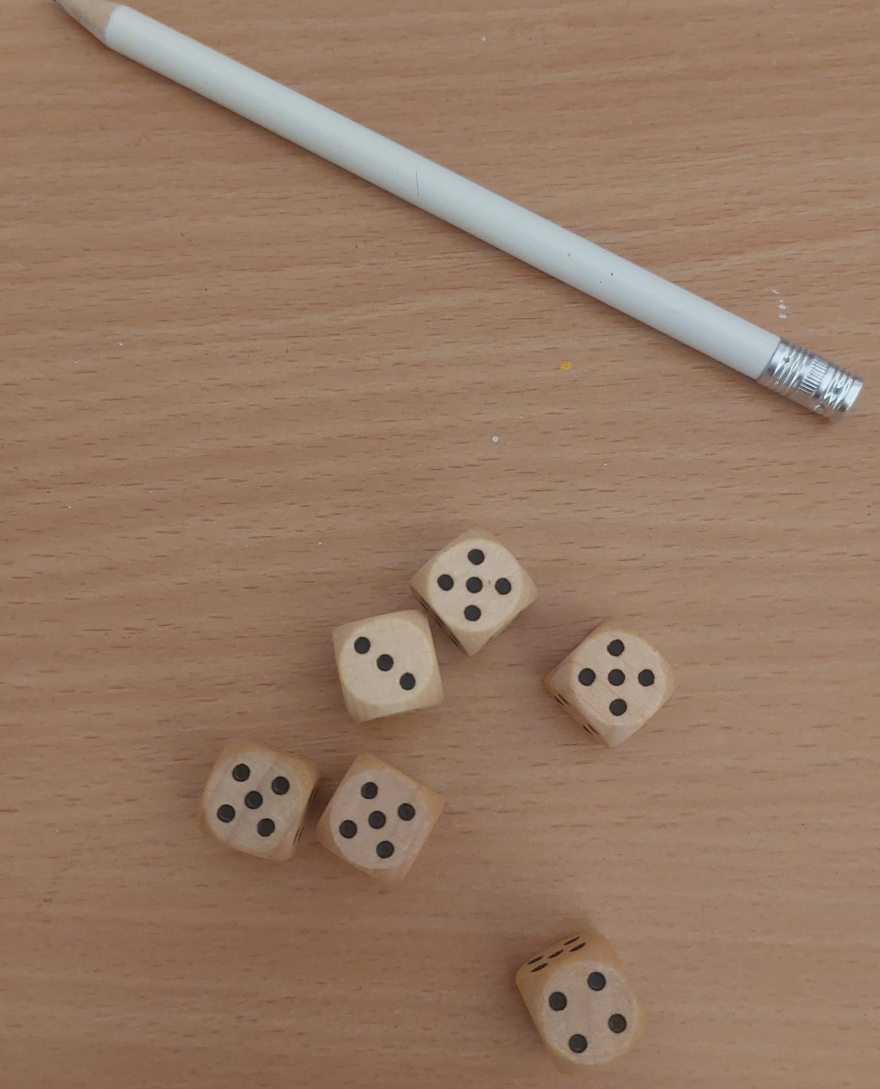
#> input picture project_dice_counter/dataset/test_dataset/d16_3_4_5_5_5_5.jpg, 2640 x 3267 px (shown at 1/3 size)
$ python Canny.py
#> lines starting #> are read from the running program, lines starting #| are printed output that depends on the picture; after the words box and inside, x2 and y2 are one past the last pixel; in counts of white or black regions, pixels touching at a corner belong together
### project_dice_counter/Image_loader.py
import os
import cv2
import numpy as np
import matplotlib
from matplotlib import pyplot as plt
matplotlib.use('TkAgg')

class ImageLoader():
    def __init__(self):
        self.val_dir = "./dataset/validation_dataset/"
        self.val_images = self.list_files(self.val_dir)

        self.test_dir = "./dataset/test_dataset/"
        self.test_images = self.list_files(self.test_dir)

    def list_files(self, directory):
        files = []
        for filename in os.listdir(directory):
            if os.path.isfile(os.path.join(directory, filename)):
                files.append(directory + filename)
        return files

    # [14 lines left out: functions show, show_gray, not called in this run]

    def is_grayscale(self, img):
        return len(img.shape) == 2

    # [9 lines left out: function extract_dice_rolls_from_filename, not called in this run]

### project_dice_counter/Canny.py
import cv2
import numpy as np
import matplotlib
from matplotlib import pyplot as plt

from Image_loader import ImageLoader

#todo upravit to na zaklade canny a potom spravit segmentaciu

class Canny:
    def __init__(self, img_path,):
        self.image_loader = ImageLoader()
        self.img_path = img_path

    def resize_image(self, image, width=800):
        height, original_width = image.shape[:2]
        aspect_ratio = height / original_width
        new_height = int(width * aspect_ratio)
        resized_image = cv2.resize(image, (width, new_height))
        return resized_image


    def count_dots(self, processed_image):
        """
        Counts the dots based on connected components or contours.
        :param processed_image: Preprocessed binary image
        :return: List of dot counts for each die
        """
        # Find contours in the processed image
        contours, _ = cv2.findContours(processed_image, cv2.RETR_EXTERNAL, cv2.CHAIN_APPROX_SIMPLE)

        # Filter contours based on size to remove noise
        filtered_contours = [cnt for cnt in contours if 10 < cv2.contourArea(cnt) < 500]
        #print(f"Found {len(filtered_contours)} dots.")

        debug_image = cv2.cvtColor(processed_image, cv2.COLOR_GRAY2BGR)
        cv2.drawContours(debug_image, filtered_contours, -1, (0, 255, 0), 2)
        cv2.imshow("Detected Dots", debug_image)
        cv2.waitKey()


        return len(filtered_contours)

    def find_dice_with_canny(self):
        """
        Detect dice using Canny edge detection and contour analysis.
        :return: List of cropped dice sides.
        """
        # Load and resize the image
        img = cv2.imread(self.img_path)
        img = self.resize_image(img)
        gray = cv2.cvtColor(img, cv2.COLOR_BGR2GRAY)

        # Apply Gaussian blur to reduce noise
        blurred = cv2.GaussianBlur(gray, (7, 7), 0)

        # Apply Canny edge detection
        edges = cv2.Canny(blurred, threshold1=40, threshold2=100)

        # Close gaps in edges with morphological operations
        kernel = cv2.getStructuringElement(cv2.MORPH_ELLIPSE, (7,7))
        closed_edges = cv2.morphologyEx(edges, cv2.MORPH_CLOSE, kernel)

        # Detect contours
        contours, _ = cv2.findContours(closed_edges, cv2.RETR_EXTERNAL, cv2.CHAIN_APPROX_SIMPLE)

        dice_pips = []
        debug_img = img.copy()

        for contour in contours:
            # Compute area and perimeter
            area = cv2.contourArea(contour)
            perimeter = cv2.arcLength(contour, True)

            if perimeter > 0:
                circularity = 4 * np.pi * (area / (perimeter ** 2))
            else:
                circularity = 0

            # Filter for circular shapes
            if 10 < area < 500 and 0.6 < circularity < 1.3:
                # Mark as a dice pip
                dice_pips.append(contour)
                cv2.drawContours(debug_img, [contour], -1, (0, 255, 0), 2)

        # Show debug images
        cv2.imshow("edges",edges )
        cv2.imshow("Closed Edges", closed_edges)
        cv2.imshow("Detected Dice Pips", debug_img)
        cv2.waitKey(0)
        centroids = self.find_centroids(dice_pips)

        # Step 2: Group centroids by proximity
        groups = self.group_dots_by_proximity(centroids)

        cv2.destroyAllWindows()
        return groups

    def find_centroids(self, contours):
        """
        Calculate centroids of the detected contours.
        :param contours: List of contours (dots).
        :return: List of centroids (x, y).
        """
        centroids = []
        for contour in contours:
            M = cv2.moments(contour)
            if M["m00"] != 0:
                cX = int(M["m10"] / M["m00"])
                cY = int(M["m01"] / M["m00"])
                centroids.append((cX, cY))
        return centroids

    def group_dots_by_proximity(self, centroids, distance_threshold=70):
        """
        Groups dots based on their proximity and validates the group size.
        :param centroids: List of centroids (x, y) of detected dots.
        :param distance_threshold: Maximum distance between dots to consider them part of the same group.
        :return: List of valid groups (1 to 6 centroids each).
        """
        groups = []
        used = set()

        for i, (x1, y1) in enumerate(centroids):
            if i in used:
                continue
            group = [(x1, y1)]
            used.add(i)

            for j, (x2, y2) in enumerate(centroids):
                if j not in used:
                    dist = ((x2 - x1) ** 2 + (y2 - y1) ** 2) ** 0.5
                    if dist < distance_threshold:
                        group.append((x2, y2))
                        used.add(j)

            # Validate group size (1 to 6 dots)
            if 1 <= len(group) <= 6:
                groups.append(group)

        # Debug: Visualize grouped dots
        debug_image = np.zeros((2000, 2000, 3), dtype=np.uint8)
        colors = [(255, 0, 0), (0, 255, 0), (0, 0, 255), (255, 255, 0)]
        for i, group in enumerate(groups):
            color = colors[i % len(colors)]
            for c in group:
                cv2.circle(debug_image, c, 5, color, -1)
        cv2.imshow("Valid Groups", debug_image)
        cv2.waitKey(0)

        return groups

    def count_dots(self,groups):
        counted_dots = [0,0,0,0,0,0]

        for i in groups:
            counted_dots[len(i)-1] += 1
        return counted_dots

    def test(self):
        groups = self.find_dice_with_canny()
#> in find_dice_with_canny, img is the input picture: shape (3267, 2640, 3); mean B, G, R 100.9, 121.2, 149.9
#> in find_dice_with_canny, `gray = cv2.cvtColor(img, cv2.COLOR_BGR2GRAY)`:
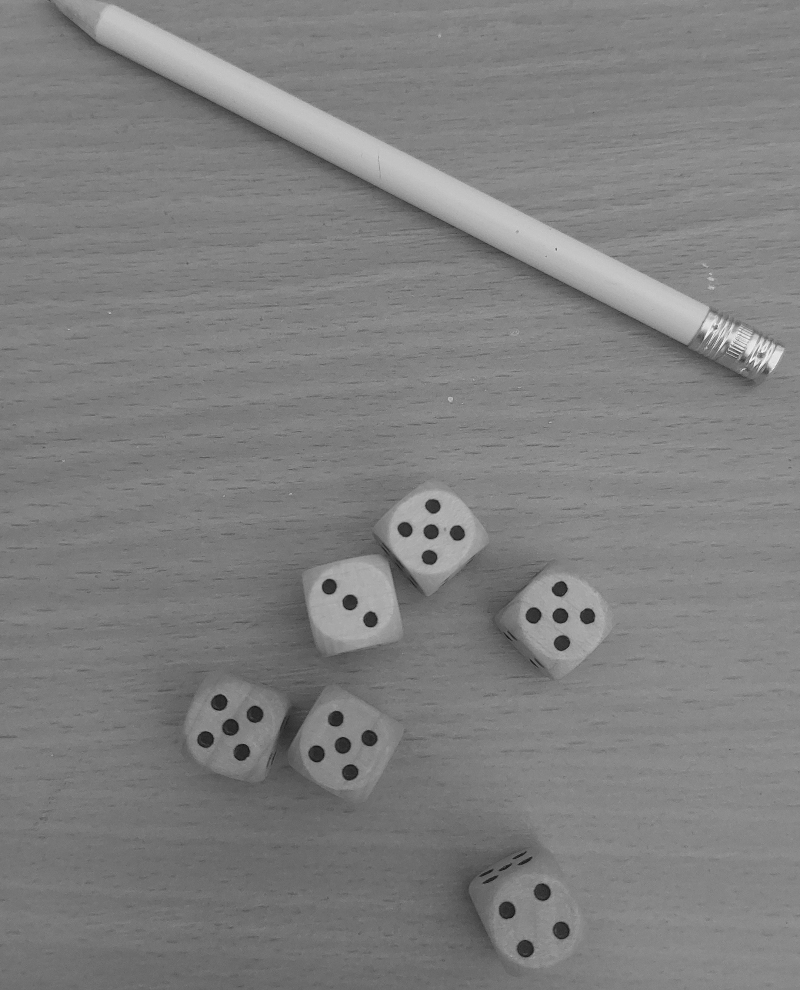
#> gray: shape (990, 800); min 14, max 250, mean 127.3
#> in find_dice_with_canny, `edges = cv2.Canny(blurred, threshold1=40, threshold2=100)`:
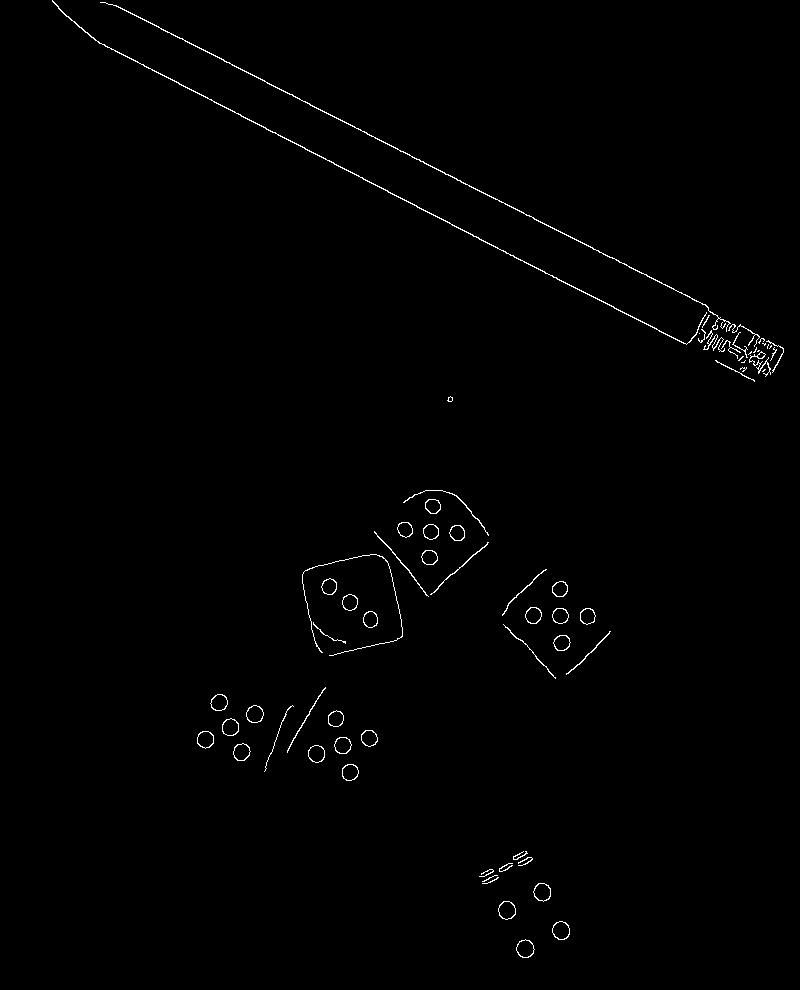
#> edges: shape (990, 800); 0.71% white in thin lines or dots, all inside (x1, y1, x2, y2) = (52, 0, 784, 958)
#> in find_dice_with_canny, `closed_edges = cv2.morphologyEx(edges, cv2.MORPH_CLOSE, kernel)`:
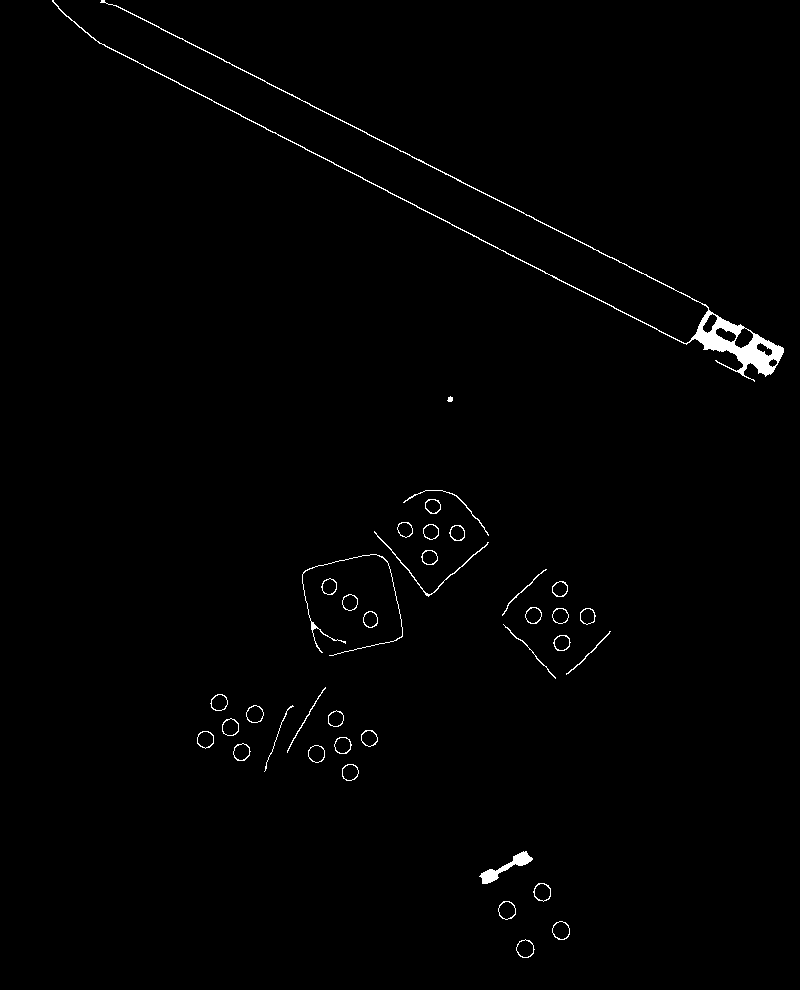
#> closed_edges: shape (990, 800); 0.94% white; 38 white regions
#> in find_dice_with_canny, `contours, _ = cv2.findContours(closed_edges, cv2.RETR_EXTERNAL, cv2.CH..`: contours = 38 contours, 2 with area under 20; largest, box (x1, y1, x2, y2) and area: (52, 0, 784, 382) 3326, (479, 851, 533, 884) 424, (552, 921, 570, 940) 246, (498, 901, 516, 920) 243, (516, 939, 535, 958) 242
#> the loop in find_dice_with_canny, `for contour in contours:` made 38 passes
#> (area, perimeter, circularity) on passes 1 to 12: (242.5, 59.7, 0.855), (245.5, 58.87, 0.89), (243, 58.28, 0.899), (238.5, 58.87, 0.865), (423.5, 147.4, 0.245), (212, 54.63, 0.893), (221.5, 56.04, 0.886), (221, 56.28, 0.877), (217.5, 56.04, 0.87), (220, 55.46, 0.899), (204, 53.46, 0.897), (223.5, 56.04, 0.894)
#> after the loop in find_dice_with_canny, `for contour in contours:`:
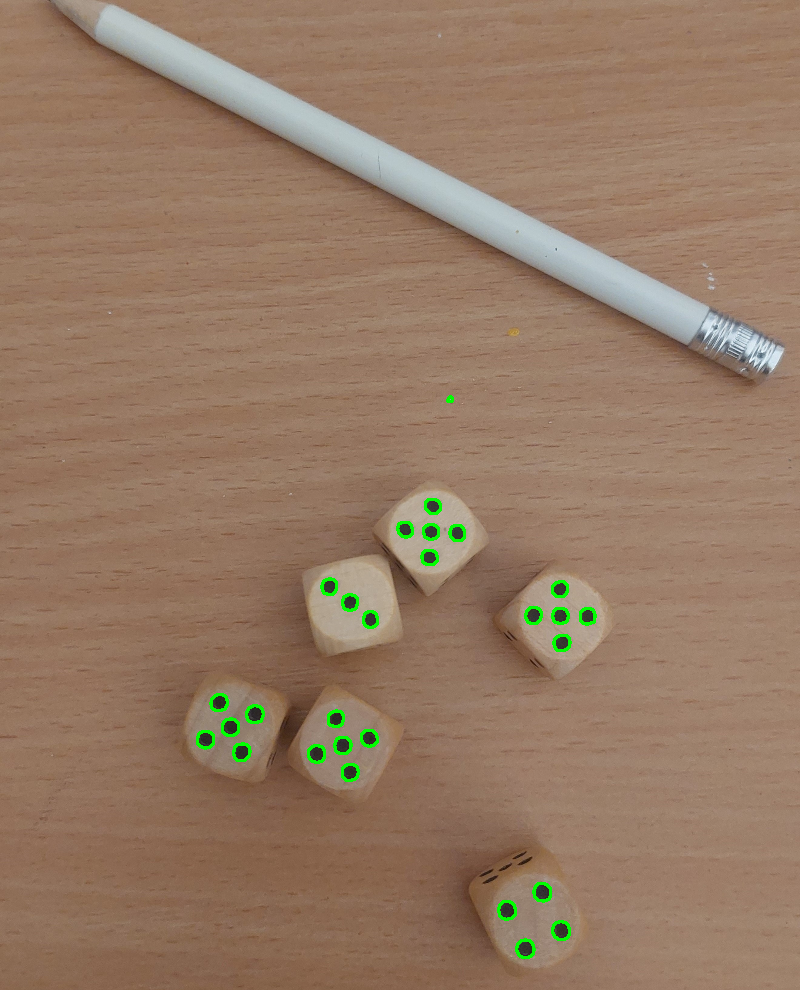
#> debug_img: shape (990, 800, 3); mean B, G, R 100.2, 122, 149.1
#> after the loop in find_dice_with_canny, `for contour in contours:`: dice_pips = 28 contours, 1 with area under 20; largest, box (x1, y1, x2, y2) and area: (552, 921, 570, 940) 246, (498, 901, 516, 920) 243, (516, 939, 535, 958) 242, (533, 883, 551, 902) 238, (246, 705, 264, 723) 229
#> the loop in find_centroids, `for contour in contours:` made 28 passes
#> (cX, cY) on passes 1 to 12: (524, 948), (560, 930), (506, 909), (541, 891), (349, 771), (316, 753), (241, 751), (342, 745), (205, 739), (368, 737), (230, 726), (335, 718)
#> after the loop in find_centroids, `for contour in contours:`: centroids = 28 pairs, first value 205 to 587, second value 398 to 948
#> the loop in group_dots_by_proximity, `for i, (x1, y1) in enumerate(centroids):` made 28 passes
#> after the loop in group_dots_by_proximity, `for i, (x1, y1) in enumerate(centroids):`: groups = 7 items; used = 28 items
#> the loop in group_dots_by_proximity, `for i, group in enumerate(groups):` made 7 passes
#> (group, color) on passes 1 to 7: ([(524, 948), (560, 930), (506, 909), (541, 891)], (255, 0, 0)), ([(349, 771), (316, 753), (342, 745), (368, 737), (335, 718)], (0, 255, 0)), ([(241, 751), (205, 739), (230, 726), (254, 713), (218, 702)], (0, 0, 255)), ([(561, 642), (587, 615), (559, 615), (533, 614), (559, 588)], (255, 255, 0)), ([(370, 619), (349, 601), (328, 586)], (255, 0, 0)), ([(429, 557), (456, 532), (430, 531), (404, 529), (432, 505)], (0, 255, 0)), ([(449, 398)], (0, 0, 255))
#> after the loop in group_dots_by_proximity, `for i, group in enumerate(groups):`:
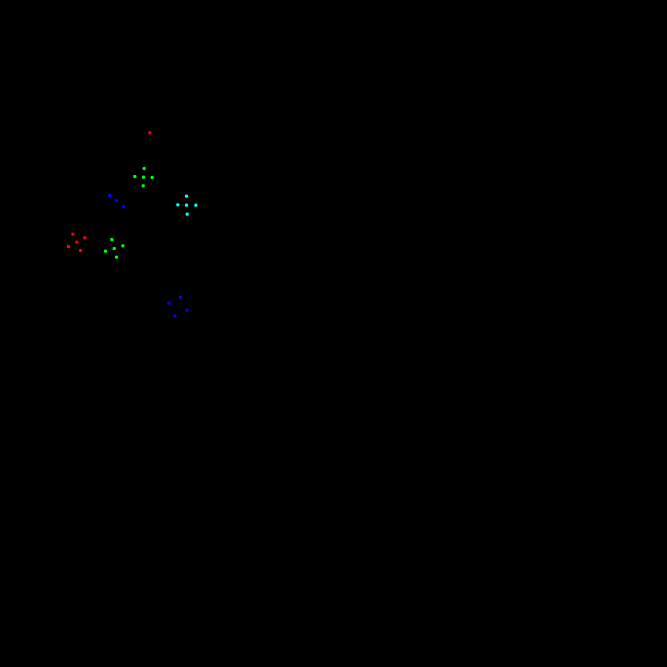
#> debug_image: shape (2000, 2000, 3) (shown at 1/3 size); mean of channels 0, 1, 2 0.1, 0.1, 0; drawn as B, G, R
#> in find_dice_with_canny, `groups = self.group_dots_by_proximity(centroids)`: groups = 7 items
#> groups = 7 items
        counted_dots = self.count_dots(groups)
#> the loop in count_dots, `for i in groups:` made 7 passes
#> i on passes 1 to 7: [(524, 948), (560, 930), (506, 909), (541, 891)], [(349, 771), (316, 753), (342, 745), (368, 737), (335, 718)], [(241, 751), (205, 739), (230, 726), (254, 713), (218, 702)], [(561, 642), (587, 615), (559, 615), (533, 614), (559, 588)], [(370, 619), (349, 601), (328, 586)], [(429, 557), (456, 532), (430, 531), (404, 529), (432, 505)], [(449, 398)]
#> after the loop in count_dots, `for i in groups:`: counted_dots = [1, 0, 1, 1, 4, 0]
#> counted_dots = [1, 0, 1, 1, 4, 0]
        return counted_dots


img_path = "dataset/test_dataset/d16_3_4_5_5_5_5.jpg"

blackhat_processor = Canny(img_path)
#dot_counts = blackhat_processor.find_dice_with_canny()
#for dots in dot_counts:
#    cv2.imshow("dots",dots)
dot_counts = blackhat_processor.test()
#> dot_counts = [1, 0, 1, 1, 4, 0]


print(f"Dot counts for each die: {dot_counts}")
#| Dot counts for each die: [1, 0, 1, 1, 4, 0]
